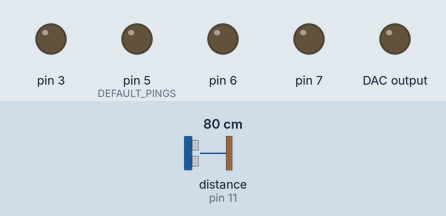
Simulated run of this program. Board: Arduino Uno, built with avr-gcc and run on an emulated ATmega328P. Shown: output pins drawn as LEDs (lit = HIGH). Wiring (inferred from the names in the program): ultrasonic range finder: trigger pin 12; echo pin 11; MCP4725 DAC at I2C address 0x60. Inputs (shaded band) come from the test bench; at power-on: distance to the obstacle (sensor on pin 11) 80 cm. The echo pulse lasts 58.3 µs per cm; pins used as bus, display or sensor lines are not drawn.

Above: at 1.4 s.
1.5 s: distance to the obstacle (sensor on pin 11) set to 56 cm
3.2 s: distance to the obstacle (sensor on pin 11) set to 49 cm
At 4.3 s:
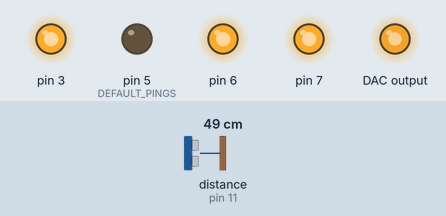
5.3 s: distance to the obstacle (sensor on pin 11) set to 60 cm
At 7.3 s:
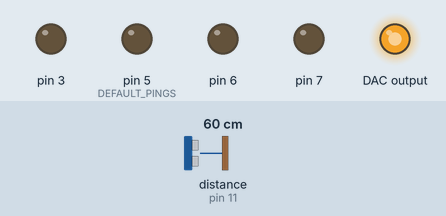
8.3 s: distance to the obstacle (sensor on pin 11) set to 2 cm
At 8.82 s:
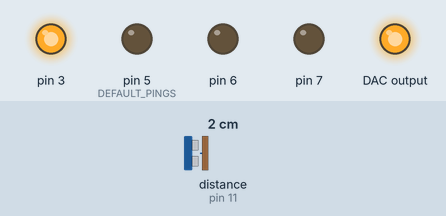
10.4 s: distance to the obstacle (sensor on pin 11) set to 120 cm
At 10.73 s:
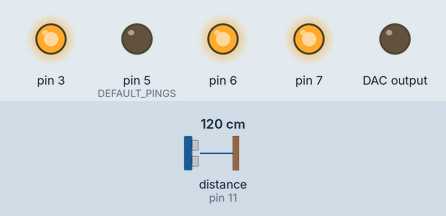
Timing chart, 0 to 14.4 s (numbered marks = the images above; inputs shaded):
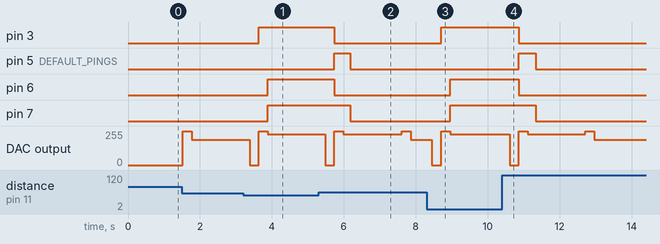

The program:

main.cpp
```cpp
#include <Arduino.h>
#include "sensor.hpp"
#include "driver.hpp"

#define LR_ENABLE 7
#define L_TURN 6
#define R_TURN 5
#define FR_TOGGLE 3

#define TRIGGER_PIN 12
#define ECHO_PIN 11

//String input; // string to store input
//boolean serialNeedsUpdate = false;

SR04 sensor(TRIGGER_PIN,ECHO_PIN);
Driver driver(FR_TOGGLE,L_TURN, R_TURN, LR_ENABLE);

long timer;
bool isCoasting = false;

void setup()
{
   //Serial.begin(9600);
   //Serial.setTimeout(5000);
   driver.brake();
   driver.straight();
}

void loop()
{
   //Serial.print(dist);Serial.print("\n");
   if(sensor.avgDistance() < 20) {
      driver.brake();
      isCoasting = false; // no longer coasting
      driver.reverse();
      driver.turnLeft();
      while(sensor.avgDistance() < 20);
      driver.brake();
      driver.turnRight();
      driver.forward();
      timer = millis();
   }
   else {
      driver.straight();
   }
   // slows car down so it doesn't plunge into anything
   if(millis() - timer > 1500 && !isCoasting) {
      driver.forward(SLOW_SPEED);
      isCoasting = true; // now coasting
   }
}
```

sensor.cpp
```cpp
#include "sensor.hpp"

SR04::SR04(int trigger_pin, int echo_pin) {
    m_trigger_pin = trigger_pin;
    m_echo_pin = echo_pin;
    pinMode(m_echo_pin,INPUT);
    pinMode(m_trigger_pin,OUTPUT);
    m_auto_mode = false;
    m_distance = 1;
}

long SR04::distance() {
    long result = 0;
    m_duration = 0;
    triggerPulse();
    m_duration = pulseIn(m_echo_pin,HIGH,150000L);
    result = microsecondsToCentimeters(m_duration);
    delay(25);
    return result;
}

long SR04::avgDistance(int count) {
    long average = 0;
    long result;
    long min = 1000;
    long max = 0;

    for(int i = 0; i < count + 2; i++) {
        result = distance();
        if(result > max) {
            max = result;
        }
        if(result < min) {
            min = result;
        }
        average += result;
    }
    average -= (max + min);
    return average/count;
}

void SR04::ping() {
    m_distance = distance();
}

long SR04::getDistance() {
    return m_distance;
}

void SR04::triggerPulse() {
    digitalWrite(m_trigger_pin,LOW);
    delayMicroseconds(2);
    digitalWrite(m_trigger_pin,HIGH);
    delayMicroseconds(10);
    digitalWrite(m_trigger_pin,LOW);
    delayMicroseconds(2);
}

long SR04::microsecondsToCentimeters(long duration) {
    long result = (duration * 100) / 14800;
    return result;
}
```

sensor.hpp
```cpp
#if !defined(SENSOR_H)
#define SENSOR_H

#include "Arduino.h"

#define PULSE_TIMEOUT = 150000L
#define DEFAULT_DELAY 10
#define DEFAULT_PINGS 5

class SR04 {
public:
    SR04(int trigger_pin, int echo_pin);

    long distance();

    long avgDistance(int count=DEFAULT_PINGS);

    void ping();

    long getDistance();

private:
    long microsecondsToCentimeters(long duration);
    void triggerPulse();

    int m_trigger_pin, m_echo_pin;
    long m_current_distance;
    long m_duration, m_distance;
    bool m_auto_mode;
};
#endif // SENSOR_H
```

driver.cpp
```cpp
#include "driver.hpp"

Driver::Driver(int fr_toggle_pin, int l_turn_pin, int r_turn_pin, int lr_enable_pin) {
   m_fr_toggle_pin = fr_toggle_pin;
   m_l_turn_pin = l_turn_pin;
   m_r_turn_pin = r_turn_pin;
   m_lr_enable_pin = lr_enable_pin;

   Wire.begin();
   pinMode(m_fr_toggle_pin,OUTPUT);
   pinMode(m_l_turn_pin, OUTPUT);
   pinMode(m_r_turn_pin, OUTPUT);
   pinMode(m_lr_enable_pin, OUTPUT);
}

void Driver::forward(float speed) {
   digitalWrite(m_fr_toggle_pin, LOW);
   updateDAC(FAST_SPEED);
   delay(250);
   updateDAC(speed);
}

void Driver::reverse(float speed) {
   digitalWrite(m_fr_toggle_pin, HIGH);
   updateDAC(FAST_SPEED);
   delay(250);
   updateDAC(speed);
}

void Driver::brake() {
   updateDAC(0.0);
   delay(250);
}

void Driver::turnLeft() {
   digitalWrite(m_l_turn_pin,HIGH);
   digitalWrite(m_r_turn_pin, LOW);
   digitalWrite(m_lr_enable_pin, HIGH);
}

void Driver::turnRight() {
   digitalWrite(m_l_turn_pin,LOW);
   digitalWrite(m_r_turn_pin, HIGH);
   digitalWrite(m_lr_enable_pin, HIGH);
}

void Driver::straight() {
   digitalWrite(m_l_turn_pin,LOW);
   digitalWrite(m_r_turn_pin, LOW);
   digitalWrite(m_lr_enable_pin, LOW);
}

void Driver::updateDAC(float voltage) {
   if(voltage > V_REF || voltage < 0){
      Serial.println("ERROR: Invalid voltage");
   } else {
      int code = voltToInputCode(voltage);
      transmitToDAC(code);
   }
}

int Driver::voltToInputCode(float voltage) {
   return (int)(voltage*4096/V_REF);
}

void Driver::transmitToDAC(int code) {
   Wire.beginTransmission(MCP4725_ADDR);
   Wire.write(64);                     // cmd to update the DAC
   Wire.write(code >> 4);        // the 8 most significant bits...
   Wire.write((code & 15) << 4); // the 4 least significant bits...
   Wire.endTransmission();
   Serial.print(code, DEC);
   Serial.println(" transmitted to DAC.");
}
```

driver.hpp
```cpp
#ifndef DRIVER_HPP
#define DRIVER_HPP

#include "Arduino.h"
#include "Wire.h" // I2C

// Define reference voltage
#define V_REF 5.0
#define SLOW_SPEED 3.7
#define MEDIUM_SPEED 4.5
#define FAST_SPEED 4.99

//This is the I2C Address of the MCP4725, by default (A0 pulled to GND).
//Please note that this breakout is for the MCP4725A0.
#define MCP4725_ADDR 0x60

class Driver {
public:
   Driver(int fr_toggle_pin, int l_turn_pin, int r_turn_pin, int lr_enable_pin);
   void forward(float speed = MEDIUM_SPEED);
   void reverse(float speed = MEDIUM_SPEED);
   void brake();
   void turnLeft();
   void turnRight();
   void straight();

private:
   void updateDAC(float voltage);
   int voltToInputCode(float voltage);
   void transmitToDAC(int code);

   int m_fr_toggle_pin, m_l_turn_pin, m_r_turn_pin, m_lr_enable_pin;

};

#endif
```

Measured:
- the behaviour switches between 52 and 51 cm on distance to the obstacle (sensor on pin 11) (found by bisection; images 0 and 1)
- after the input at 3.2 s, pin 3: LOW → HIGH after 0.43 s; pin 6, pin 7: LOW → HIGH after 0.68 s; DAC output: 189/255 → 0/255 after 0.18 s, → 255/255 0.25 s later, → 230/255 0.25 s later
- after the input at 5.3 s, pin 3, pin 6: HIGH → LOW after 0.43 s; pin 5 (DEFAULT_PINGS): LOW → HIGH after 0.43 s, → LOW 0.45 s later; pin 7: HIGH → LOW after 0.88 s; DAC output: 230/255 → 0/255 after 0.18 s, → 255/255 0.25 s later, → 230/255 0.25 s later, → 255/255 1.6 s later, … (5 changes in this stretch)
- after the input at 8.3 s, pin 3: LOW → HIGH after 0.40 s; pin 6, pin 7: LOW → HIGH after 0.65 s; DAC output: 189/255 → 0/255 after 0.15 s, → 255/255 0.25 s later, → 230/255 0.25 s later
- after the input at 10.4 s, pin 3, pin 6: HIGH → LOW after 0.46 s; pin 5 (DEFAULT_PINGS): LOW → HIGH after 0.46 s, → LOW 0.48 s later; pin 7: HIGH → LOW after 0.94 s; DAC output: 230/255 → 0/255 after 0.21 s, → 255/255 0.25 s later, → 230/255 0.25 s later, → 255/255 1.6 s later, … (5 changes in this stretch)
